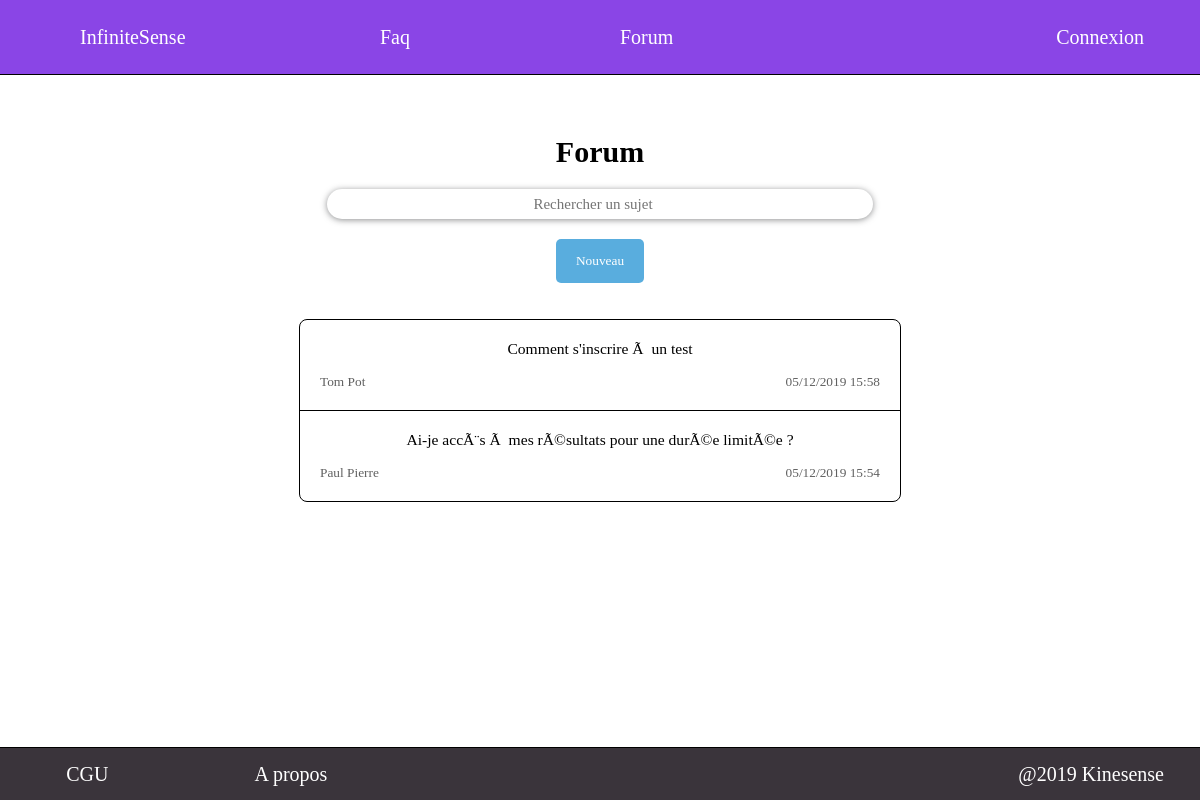
The app's page /src/view/autre/Forum.php, older data.
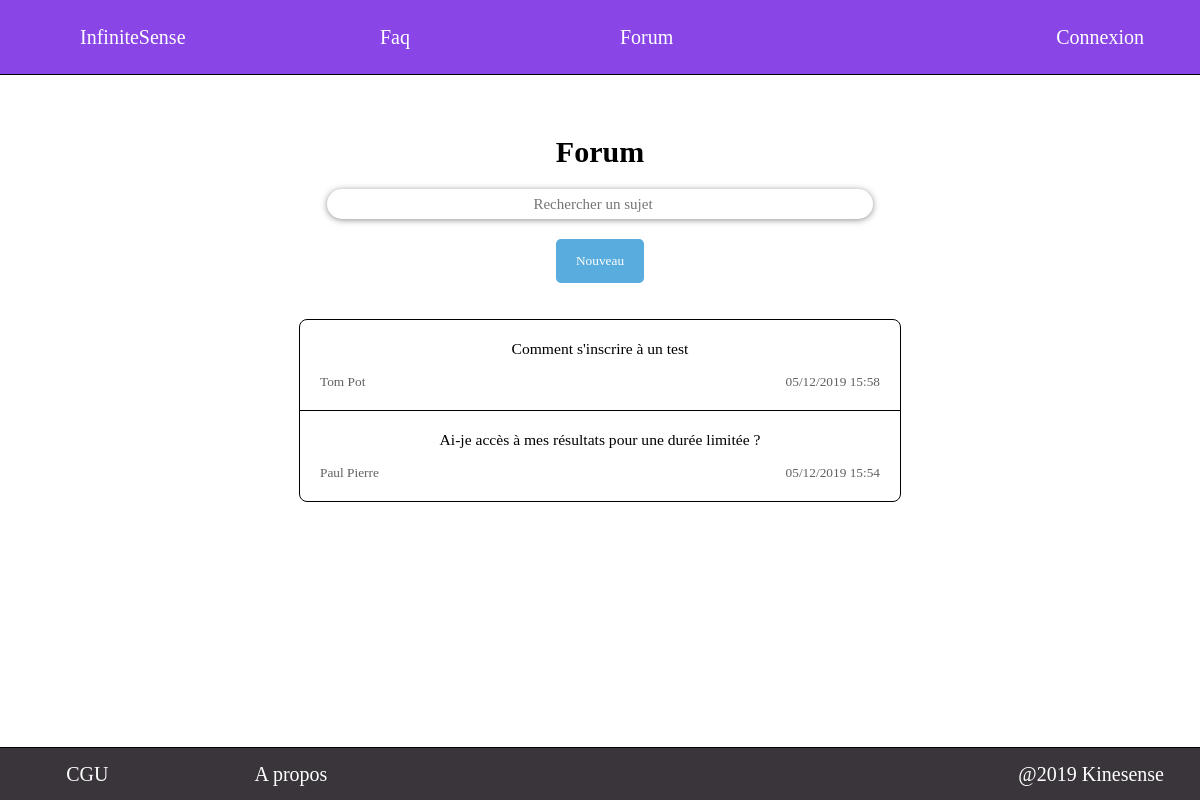
The same page, newer data.
### tables this page shows
CREATE TABLE sujet_forum(
	id_sujet INT AUTO_INCREMENT PRIMARY KEY,
	id_utilisateur INT NOT NULL,
	titre VARCHAR(255) NOT NULL,
	date_creation_sujet DATETIME NOT NULL,
	CONSTRAINT fk_sujet_forum_utilisateur FOREIGN KEY (id_utilisateur) REFERENCES utilisateur(id_utilisateur)
);

CREATE TABLE utilisateur(
	id_utilisateur INT AUTO_INCREMENT PRIMARY KEY,
	prenom VARCHAR(30) DEFAULT NULL,
	nom VARCHAR(30) DEFAULT NULL,
	adresse_mail VARCHAR(50) NOT NULL UNIQUE,
	mot_de_passe VARCHAR(255) DEFAULT NULL,
	role CHAR NOT NULL
);

### src/view/autre/Forum.php (the view, shortened to what this page needs)
<!DOCTYPE html>
<html>
	<head>
		<link rel="stylesheet" href="../../public/css/autre/Forum.css"/>
	</head>
	<body>
		<?php include("../general/Header.php"); ?>
		<?php
    if (!isset($_SESSION['id_utilisateur'])) {$id_utilisateur=0;} else {$id_utilisateur=$_SESSION['id_utilisateur'];}
    ?>
		<?php include('../general/Message_serveur.php');?>
    <section>
			<nav>
				<h1> Forum </h1></br>
				<form method="post" action="Forum.php">
					<input type="search" name="search" autocomplete="off" placeholder="Rechercher un sujet" size="64" maxlength="64"/>
				</form><br>
				<?php
				if ($id_utilisateur==0) {
					?><button type='button' id='new_message' onclick="show_connexion_form()">Nouveau</button><?php
				} else {
					?><button type='button' id='new_message' onclick='show_new_subject_form()'>Nouveau</button><?php
				}
				?>
			</nav>
			<?php
			$db = db_connect();
				?><script> show_message('Connexion à la base de donnée impossible','red'); </script><?php
			try {
				if (isset($_POST['search'])) {
					$search=$_POST['search'];
					$keywords=explode(' ', $search);
					$req = "SELECT * FROM sujet_forum WHERE 0";
					foreach($keywords as $keyword) {
						$req .= " OR concat(nom,prenom,adresse_mail) LIKE '%$keyword%'";
					}
					$req .=' ORDER BY date_creation_sujet DESC';
				} else {
					$req = "SELECT * FROM sujet_forum ORDER BY date_creation_sujet DESC";
				}
				$rep = $db->query($req);
			} catch (Exception $e)
			{
				?><script type="text/javascript"> show_message('Erreur serveur','red'); </script><?php
				exit;
			}
			if ($rep->rowCount()==0)
			{
				?><script type="text/javascript"> show_message('Aucun sujet trouvé','orange'); </script><?php
			} else {
			?>
				<div id="sujets">
							<?php
			      	while ($sujet=$rep->fetch()) {
								$id_sujet=$sujet['id_sujet'];
								?>
	              <div class='sujet'>
	                <a href="Forum_sujet.php?id_sujet=<?php echo $id_sujet;?>"><button>
	                  <?php
	                  try {
	                    $id_utilisateur=$sujet['id_utilisateur'];
	                    $req2 = "SELECT nom, prenom FROM utilisateur where id_utilisateur=$id_utilisateur";
	                    $rep2 = $db->query($req2);
	                    $user=$rep2->fetch();
											$titre_sujet=$sujet['titre'];
											$date_creation_sujet=date('d/m/Y H:i', strtotime($sujet['date_creation_sujet']));
											$prenom=$user['prenom'];
											$nom=$user['nom'];
	                    ?>
	                    <h3><?php echo $titre_sujet; ?></h3><p></br></p>
	                    <div class="utilisateur"><?php echo $prenom." ".$nom; ?></div>
											<div class="date"><?php echo $date_creation_sujet; ?></div>
	                    <?php
		                } catch (Exception $e)
	                  {
	                    ?><script type="text/javascript">
	                    show_message("Erreur serveur au sujet id="+<?php echo $id_sujet ?>,'red');
	                    </script><?php
	                  }
	                ?>
								</button></a>
								</div>
				      	<?php
							}
							?>
				</div>
			<?php
			}
			?>
		</section>
		<?php include("../general/Footer.php"); ?>
	</body>
</html>

Row changes from the older to the newer data that the page shows:
changed sujet_forum "Tom": titre "Comment s'inscrire Ã un test" → "Comment s'inscrire à un test"
changed sujet_forum "Paul": titre "Ai-je accÃ¨s Ã mes rÃ©sultats pour une durÃ©e limitÃ©e ?" → "Ai-je accès à mes résultats pour une durée limitée ?"
